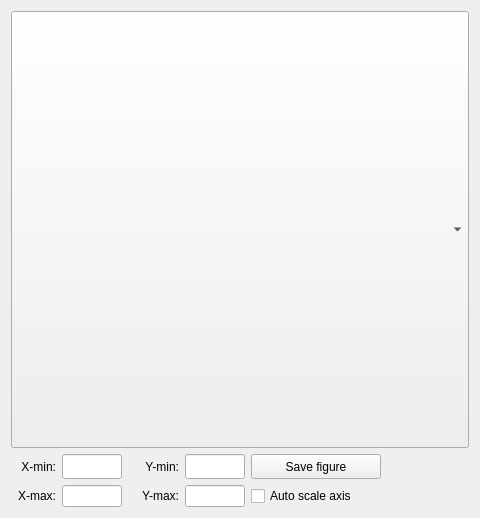
<?xml version="1.0" encoding="UTF-8"?>
<ui version="4.0">
 <class>subplot</class>
 <widget class="QWidget" name="subplot">
  <property name="geometry">
   <rect>
    <x>0</x>
    <y>0</y>
    <width>480</width>
    <height>518</height>
   </rect>
  </property>
  <property name="windowTitle">
   <string>Form</string>
  </property>
  <layout class="QVBoxLayout" name="verticalLayout">
   <item>
    <layout class="QVBoxLayout" name="plotLayout">
     <item>
      <layout class="QGridLayout" name="plotLayoutGrid">
       <item row="1" column="0">
        <layout class="QHBoxLayout" name="layout_xmin">
         <item>
          <widget class="QLabel" name="xminLabel">
           <property name="minimumSize">
            <size>
             <width>45</width>
             <height>0</height>
            </size>
           </property>
           <property name="text">
            <string>X-min:</string>
           </property>
           <property name="alignment">
            <set>Qt::AlignRight|Qt::AlignTrailing|Qt::AlignVCenter</set>
           </property>
          </widget>
         </item>
         <item>
          <widget class="QLineEdit" name="xminInput">
           <property name="minimumSize">
            <size>
             <width>60</width>
             <height>0</height>
            </size>
           </property>
           <property name="maximumSize">
            <size>
             <width>100</width>
             <height>1000</height>
            </size>
           </property>
          </widget>
         </item>
        </layout>
       </item>
       <item row="1" column="2">
        <layout class="QHBoxLayout" name="layout_ymin">
         <property name="sizeConstraint">
          <enum>QLayout::SetFixedSize</enum>
         </property>
         <item>
          <widget class="QLabel" name="yminLabel">
           <property name="minimumSize">
            <size>
             <width>45</width>
             <height>0</height>
            </size>
           </property>
           <property name="text">
            <string>Y-min:</string>
           </property>
           <property name="alignment">
            <set>Qt::AlignRight|Qt::AlignTrailing|Qt::AlignVCenter</set>
           </property>
          </widget>
         </item>
         <item>
          <widget class="QLineEdit" name="yminInput">
           <property name="minimumSize">
            <size>
             <width>60</width>
             <height>0</height>
            </size>
           </property>
           <property name="maximumSize">
            <size>
             <width>100</width>
             <height>1000</height>
            </size>
           </property>
          </widget>
         </item>
        </layout>
       </item>
       <item row="1" column="4">
        <spacer name="horizontalSpacer">
         <property name="orientation">
          <enum>Qt::Horizontal</enum>
         </property>
         <property name="sizeHint" stdset="0">
          <size>
           <width>10000</width>
           <height>20</height>
          </size>
         </property>
        </spacer>
       </item>
       <item row="2" column="0">
        <layout class="QHBoxLayout" name="layout_xmax">
         <item>
          <widget class="QLabel" name="xmaxLabel">
           <property name="minimumSize">
            <size>
             <width>45</width>
             <height>0</height>
            </size>
           </property>
           <property name="text">
            <string>X-max:</string>
           </property>
           <property name="alignment">
            <set>Qt::AlignRight|Qt::AlignTrailing|Qt::AlignVCenter</set>
           </property>
          </widget>
         </item>
         <item>
          <widget class="QLineEdit" name="xmaxInput">
           <property name="minimumSize">
            <size>
             <width>60</width>
             <height>0</height>
            </size>
           </property>
           <property name="maximumSize">
            <size>
             <width>100</width>
             <height>1000</height>
            </size>
           </property>
          </widget>
         </item>
        </layout>
       </item>
       <item row="2" column="2">
        <layout class="QHBoxLayout" name="layout_ymax">
         <item>
          <widget class="QLabel" name="ymaxLabel">
           <property name="minimumSize">
            <size>
             <width>45</width>
             <height>0</height>
            </size>
           </property>
           <property name="text">
            <string>Y-max:</string>
           </property>
           <property name="alignment">
            <set>Qt::AlignRight|Qt::AlignTrailing|Qt::AlignVCenter</set>
           </property>
          </widget>
         </item>
         <item>
          <widget class="QLineEdit" name="ymaxInput">
           <property name="minimumSize">
            <size>
             <width>60</width>
             <height>0</height>
            </size>
           </property>
           <property name="maximumSize">
            <size>
             <width>100</width>
             <height>1000</height>
            </size>
           </property>
          </widget>
         </item>
        </layout>
       </item>
       <item row="0" column="0" colspan="5">
        <widget class="QComboBox" name="plotvar">
         <property name="maximumSize">
          <size>
           <width>2000</width>
           <height>2000</height>
          </size>
         </property>
        </widget>
       </item>
       <item row="1" column="3">
        <widget class="QPushButton" name="saveButton">
         <property name="minimumSize">
          <size>
           <width>130</width>
           <height>25</height>
          </size>
         </property>
         <property name="text">
          <string>Save figure</string>
         </property>
        </widget>
       </item>
       <item row="2" column="3" colspan="2">
        <widget class="QCheckBox" name="autoscaleaxis">
         <property name="text">
          <string>Auto scale axis</string>
         </property>
        </widget>
       </item>
      </layout>
     </item>
    </layout>
   </item>
  </layout>
 </widget>
 <resources/>
 <connections/>
</ui>
